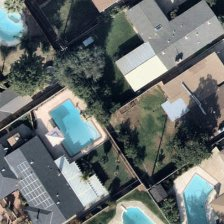
#> input picture Data/000000055.jpg, 224 x 224 px
$ python -i utils.py   (imports and definitions only)
#> lines starting #> are read from the running program, lines starting #| are printed output that depends on the picture; after the words box and inside, x2 and y2 are one past the last pixel; in counts of white or black regions, pixels touching at a corner belong together
import cv2
import numpy as np
import matplotlib.pyplot as plt
import base64

# [50 lines left out: functions plot_image_hist, decode_image, encode_image, draw_contours, show_image_with_waitkey, not called in this run]

def find_pools(image):
    image = cv2.cvtColor(image, cv2.COLOR_RGB2BGR)
#> image is the input picture: shape (224, 224, 3); mean B, G, R 108.6, 109.5, 102.6
    hsv = cv2.cvtColor(image, cv2.COLOR_BGR2HSV)
#> hsv: shape (224, 224, 3); mean H, S, V 75.4, 55.7, 116.3
    lower_blue = (90, 50, 50)
    upper_blue = (130, 255, 255)
    mask = cv2.inRange(hsv, lower_blue, upper_blue)
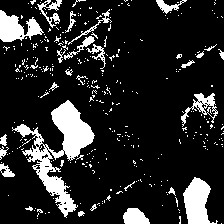
#> mask: shape (224, 224); 15.4% white; 340 white regions (312 under 20 px), largest, box (x1, y1, x2, y2) and area: (12, 100, 95, 218) 2827, (183, 177, 218, 224) 969, (0, 10, 44, 42) 769
    result = cv2.bitwise_and(image, image, mask=mask)
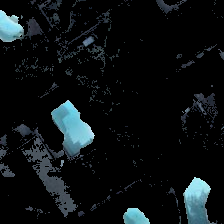
#> result: shape (224, 224, 3); mean B, G, R 18.6, 16.8, 12.1
    grey = cv2.cvtColor(result, cv2.COLOR_BGR2GRAY)
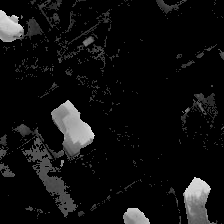
#> grey: shape (224, 224); min 0, max 229, mean 15.6
    # Threshold the image to keep only pixels greater than 98 and lower than 100
    _, thresholded_image = cv2.threshold(grey, 98, 100, cv2.THRESH_BINARY)
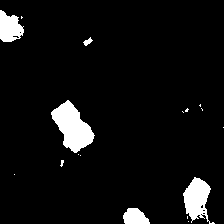
#> thresholded_image: shape (224, 224); values 0 (black) and 100 (white), 6% white; 17 white regions (12 under 20 px)
    # Find the contours of the non-zero pixels
    contours, _ = cv2.findContours(thresholded_image, cv2.RETR_EXTERNAL, cv2.CHAIN_APPROX_SIMPLE)
#> contours = 17 contours, 12 with area under 20; largest, box (x1, y1, x2, y2) and area: (51, 100, 95, 153) 1189, (183, 177, 215, 224) 758, (0, 10, 24, 42) 501, (123, 208, 150, 224) 291, (83, 37, 93, 46) 32
    return image, thresholded_image, contours

# [8 lines left out: function pool_detection, not called in this run]

>>> import cv2
>>> picture = cv2.cvtColor(cv2.imread('../Data/000000055.jpg'), cv2.COLOR_BGR2RGB)
>>> result = find_pools(picture)

$ run again, on Data/000000148.jpg
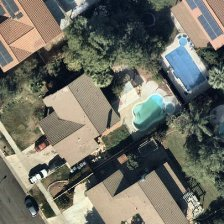
#> input picture Data/000000148.jpg, 224 x 224 px
#> in find_pools, image is the input picture: shape (224, 224, 3); mean B, G, R 101.1, 111.8, 112
#> hsv: shape (224, 224, 3); mean H, S, V 52.6, 65.4, 120.8
#> in find_pools, `mask = cv2.inRange(hsv, lower_blue, upper_blue)`:
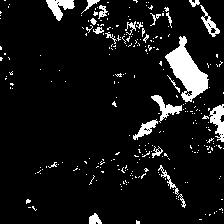
#> mask: shape (224, 224); 8.3% white; 269 white regions (246 under 20 px), largest, box (x1, y1, x2, y2) and area: (165, 36, 209, 102) 1262, (209, 104, 224, 142) 311, (46, 0, 75, 21) 307
#> in find_pools, `_, thresholded_image = cv2.threshold(grey, 98, 100, cv2.THRESH_BINARY)`:
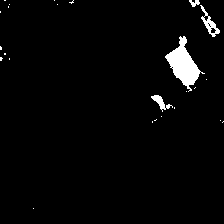
#> thresholded_image: shape (224, 224); values 0 (black) and 100 (white), 2.6% white; 25 white regions (21 under 20 px)
#> contours = 25 contours, 21 with area under 20; largest, box (x1, y1, x2, y2) and area: (165, 36, 205, 92) 828, (200, 5, 220, 37) 187, (151, 95, 173, 112) 96, (189, 0, 200, 7) 30
